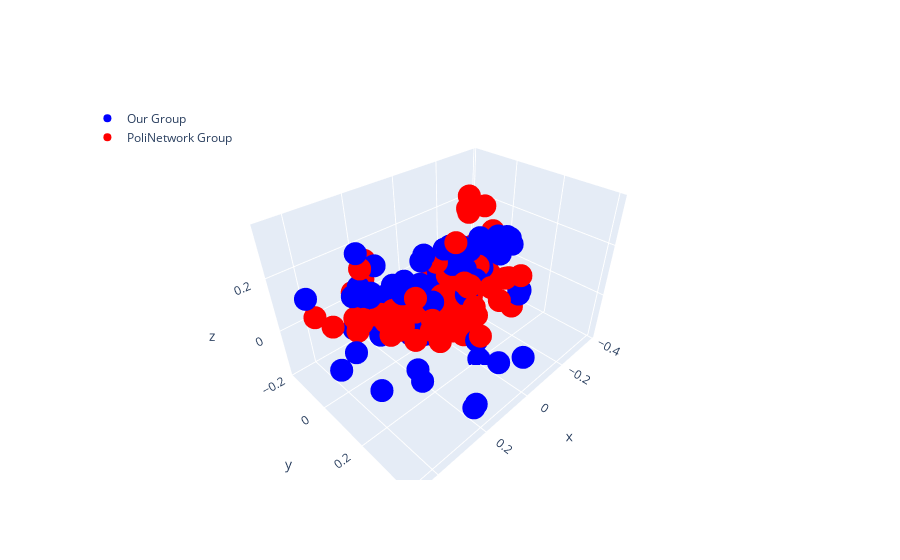

Notebook source saved alongside this figure:
### Code cell
plot_and_compare_reduced_embeddings_3D(texts, poli_texts_strings, "en", "it", "Our Group", "PoliNetwork Group")
